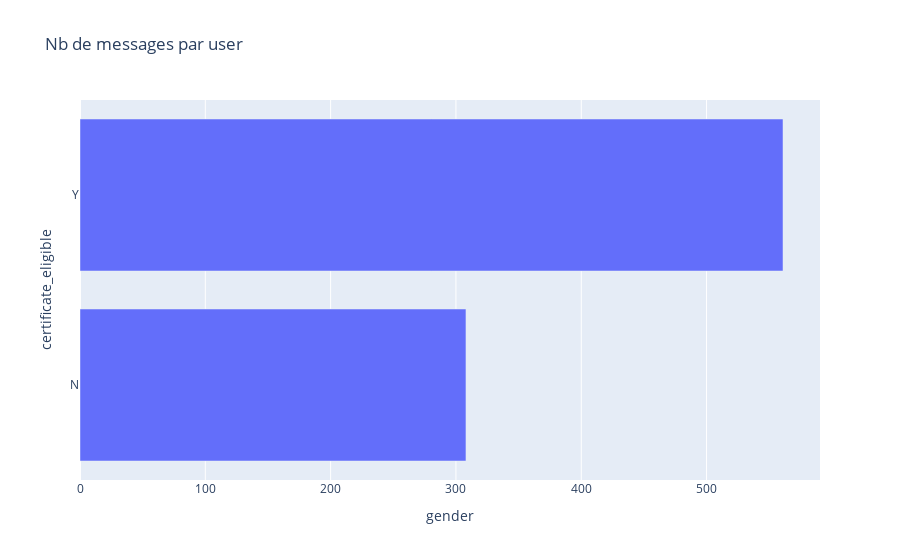

Source (notebook cell):
### Code cell
#plot certif elig selon gender
# fig = px.bar(data_by_certif, 
#              x="gender", 
#              y="certificate_eligible", 
#              title="Nb de messages par user")
# fig.show()

### Figure 1 — Plotly figure (JSON) as saved in the notebook; plotly's stock layout.template omitted (floating-point values rounded to 4 significant figures)
{"data": [{"alignmentgroup": "True", "hovertemplate": "gender=%{x}<br>certificate_eligible=%{y}<extra></extra>", "legendgroup": "", "marker": {"color": "#636efa", "pattern": {"shape": ""}}, "name": "", "offsetgroup": "", "orientation": "h", "showlegend": false, "textposition": "auto", "type": "bar", "x": [308, 561], "xaxis": "x", "y": ["N", "Y"], "yaxis": "y"}], "layout": {"barmode": "relative", "legend": {"tracegroupgap": 0}, "title": {"text": "Nb de messages par user"}, "xaxis": {"anchor": "y", "domain": [0, 1], "title": {"text": "gender"}}, "yaxis": {"anchor": "x", "domain": [0, 1], "title": {"text": "certificate_eligible"}}}}
